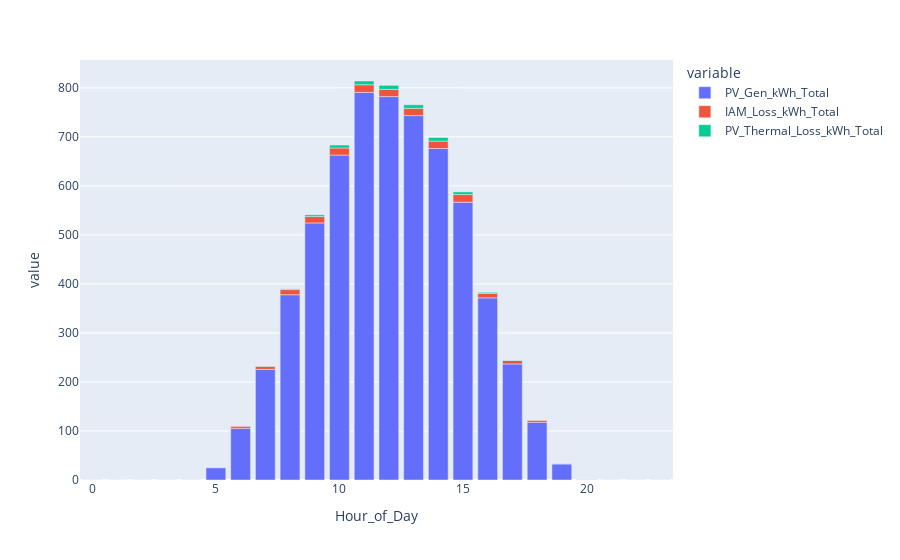

Notebook code cell kept with this figure:
### Code cell
import plotly.express as px

px.bar(pv_model.summary_grouped.hourly[["PV_Gen_kWh_Total", "IAM_Loss_kWh_Total", "PV_Thermal_Loss_kWh_Total"]])

### Figure 1 — Plotly figure (JSON) as saved in the notebook; plotly's stock layout.template omitted (floating-point values rounded to 4 significant figures)
{"data": [{"alignmentgroup": "True", "hovertemplate": "variable=PV_Gen_kWh_Total<br>Hour_of_Day=%{x}<br>value=%{y}<extra></extra>", "legendgroup": "PV_Gen_kWh_Total", "marker": {"color": "#636efa", "pattern": {"shape": ""}}, "name": "PV_Gen_kWh_Total", "offsetgroup": "PV_Gen_kWh_Total", "orientation": "v", "showlegend": true, "textposition": "auto", "type": "bar", "x": [0, 1, 2, 3, 4, 5, 6, 7, 8, 9, 10, 11, 12, 13, 14, 15, 16, 17, 18, 19, 20, 21, 22, 23], "xaxis": "x", "y": [0, 0, 0, 0, 0, 25.13, 105.4, 225.8, 377.9, 524.4, 662.9, 790.8, 782.2, 743.4, 676.3, 566.8, 371.6, 236.7, 117.8, 32.63, 1.259, 0, 0, 0], "yaxis": "y"}, {"alignmentgroup": "True", "hovertemplate": "variable=IAM_Loss_kWh_Total<br>Hour_of_Day=%{x}<br>value=%{y}<extra></extra>", "legendgroup": "IAM_Loss_kWh_Total", "marker": {"color": "#EF553B", "pattern": {"shape": ""}}, "name": "IAM_Loss_kWh_Total", "offsetgroup": "IAM_Loss_kWh_Total", "orientation": "v", "showlegend": true, "textposition": "auto", "type": "bar", "x": [0, 1, 2, 3, 4, 5, 6, 7, 8, 9, 10, 11, 12, 13, 14, 15, 16, 17, 18, 19, 20, 21, 22, 23], "xaxis": "x", "y": [0, 0, 0, 0, 0, 1.1, 4.616, 6.234, 10.48, 13.08, 14.39, 15.62, 14.83, 14.78, 15.15, 15.54, 9.02, 7.039, 4.308, 1.426, 0.197, 0, 0, 0], "yaxis": "y"}, {"alignmentgroup": "True", "hovertemplate": "variable=PV_Thermal_Loss_kWh_Total<br>Hour_of_Day=%{x}<br>value=%{y}<extra></extra>", "legendgroup": "PV_Thermal_Loss_kWh_Total", "marker": {"color": "#00cc96", "pattern": {"shape": ""}}, "name": "PV_Thermal_Loss_kWh_Total", "offsetgroup": "PV_Thermal_Loss_kWh_Total", "orientation": "v", "showlegend": true, "textposition": "auto", "type": "bar", "x": [0, 1, 2, 3, 4, 5, 6, 7, 8, 9, 10, 11, 12, 13, 14, 15, 16, 17, 18, 19, 20, 21, 22, 23], "xaxis": "x", "y": [0, 0, 0, 0, 0, 0, 0.016, 0.394, 1.5, 3.437, 6.011, 7.621, 8.087, 7.223, 7.251, 5.421, 2.211, 0.862, 0.116, 0, 0, 0, 0, 0], "yaxis": "y"}], "layout": {"barmode": "relative", "legend": {"title": {"text": "variable"}, "tracegroupgap": 0}, "margin": {"t": 60}, "xaxis": {"anchor": "y", "domain": [0, 1], "title": {"text": "Hour_of_Day"}}, "yaxis": {"anchor": "x", "domain": [0, 1], "title": {"text": "value"}}}}
